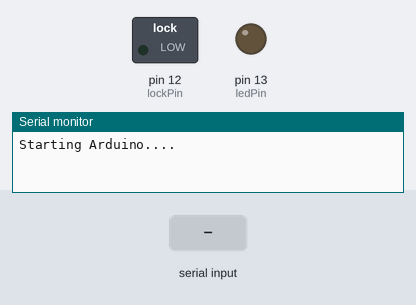
The sketch below on a simulated Arduino Uno, built with avr-gcc and run on an emulated ATmega328P. Shown: switched loads named in the sketch (green lamp = pin HIGH), output pins drawn as LEDs (lit = HIGH), the last lines printed to the serial monitor. The test bench sets the inputs (shaded band).

Above: at 1.2 s.
1.3 s: "1" received over Serial
At 2.5 s:
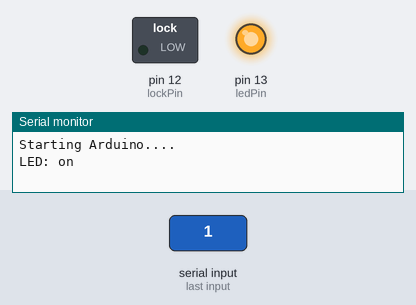
2.8 s: "2" received over Serial
At 3.7 s:
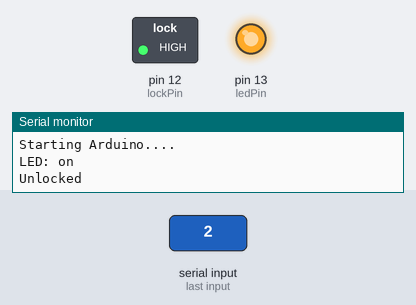
4.3 s: "0" received over Serial
At 4.8 s:
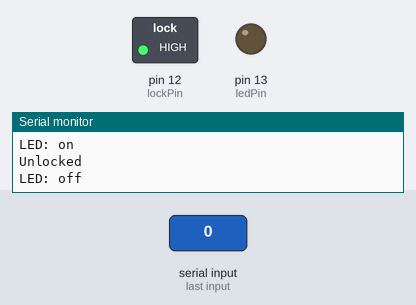
Timing chart, 0 to 7.3 s (numbered marks = the images above; inputs shaded):
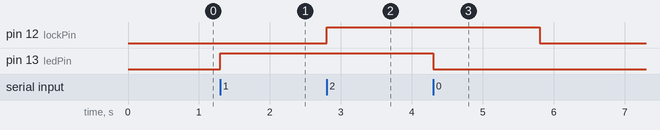

The sketch:

arduino_code.ino
```cpp
int ledPin = 13;
int lockPin=12;
int state = 0;
int flag = 0;
int lockEvent;

int lockResetTimer = 3000;
long lockTime = 0;

void setup() {
 pinMode(ledPin, OUTPUT);
 digitalWrite(ledPin, LOW);
 pinMode(lockPin, OUTPUT);
 digitalWrite(lockPin,LOW);
 Serial.begin(9600); // Default connection rate for my BT module

 Serial.println("Starting Arduino....");
}

void loop() {
 if(millis() - lockTime >= lockResetTimer){
   Serial.println("Locking");
   flag = 0;
   lock();
 }

  if(Serial.available() > 0){
   state = Serial.read();
   flag=0;
 }


 if (state == '0') {
  ledOff();
 }

 else if (state == '1') {
  ledOn();
 }

//Unlock the lock
else if(state=='2'){
   unlock();
}

//Lock the lock
else if(state=='3'){
  lock();
 }

 state = -1;
}


//Turn led on
void ledOn(){
 digitalWrite(ledPin, HIGH);

 if(flag == 0){
   Serial.println("LED: on");
   flag = 1;
 }
}

//Turn led off
void ledOff(){
   digitalWrite(ledPin, LOW);

   if(flag == 0){
   Serial.println("LED: off");
   flag = 1;
   }
}


//Unlock the lock
void unlock(){
  digitalWrite(lockPin,HIGH);

  if(flag==0){
    Serial.println("Unlocked");
    flag=1;

    lockTime = millis();
  }
}

//Function to lock the lock
void lock(){
  digitalWrite(lockPin,LOW);

  if(flag==0){
    Serial.println("Locked");
    flag=1;
  }
}
```

Measured:
- after the input at 1.3 s, pin 13 (ledPin): LOW → HIGH at once
- after the input at 2.8 s, pin 12 (lockPin): LOW → HIGH at once
- after the input at 4.3 s, pin 13 (ledPin): HIGH → LOW at once
